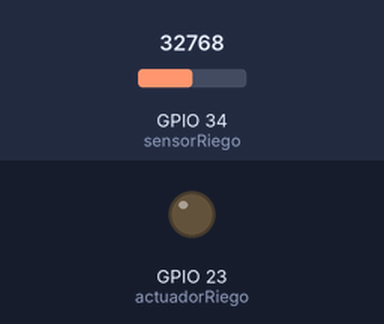
Recording of a program running on a simulated ESP32 board running MicroPython. Shown: output pins drawn as LEDs (lit = HIGH). Inputs (shaded band) come from the test bench; at power-on: GPIO 34 (sensorRiego) = 32768 (analog values on the 0–65535 scale).

Above: at 1.2 s.
1.3 s: GPIO 34 (sensorRiego) set to 34912
At 2.7 s:
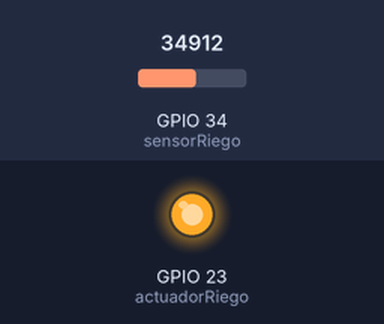
3.5 s: GPIO 34 (sensorRiego) set to 32767
At 4.3 s:
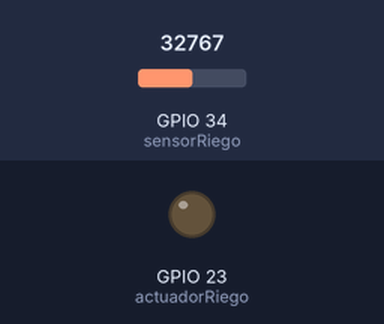
5.5 s: GPIO 34 (sensorRiego) set to 45874
At 7.0 s:
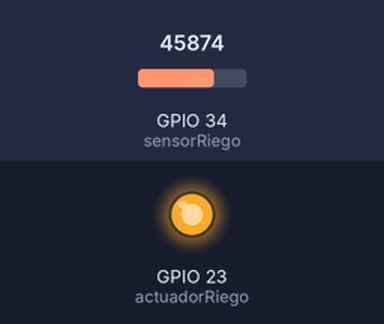
Timing chart, 0 to 8.5 s (numbered marks = the images above; inputs shaded):
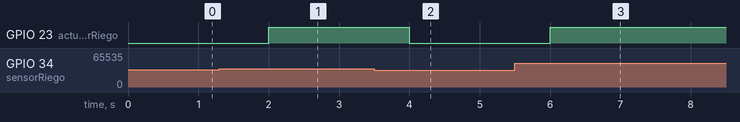

The program:

riegoAutomatico.py
```python
from machine import Pin,ADC
from time import sleep

sensorRiego = ADC(Pin(34))
actuadorRiego = Pin(23,Pin.OUT)

while True:
      valor = sensorRiego.read_u16()
      humedad = ((valor-40100)/25435)*100
      porcentaje = abs(humedad)
      porcentaje = abs(porcentaje -100)
      sleep(0.5)

      if porcentaje >=75:
          actuadorRiego.value(1)
      else:
          actuadorRiego.value(0)
```

Measured:
- the behaviour switches between 33728 and 33744 on GPIO 34 (sensorRiego) (found by bisection; images 0 and 1)
- after the input at 1.3 s, GPIO 23 (actuadorRiego): LOW → HIGH after 0.70 s
- after the input at 3.5 s, GPIO 23 (actuadorRiego): HIGH → LOW after 0.50 s
- after the input at 5.5 s, GPIO 23 (actuadorRiego): LOW → HIGH after 0.50 s
